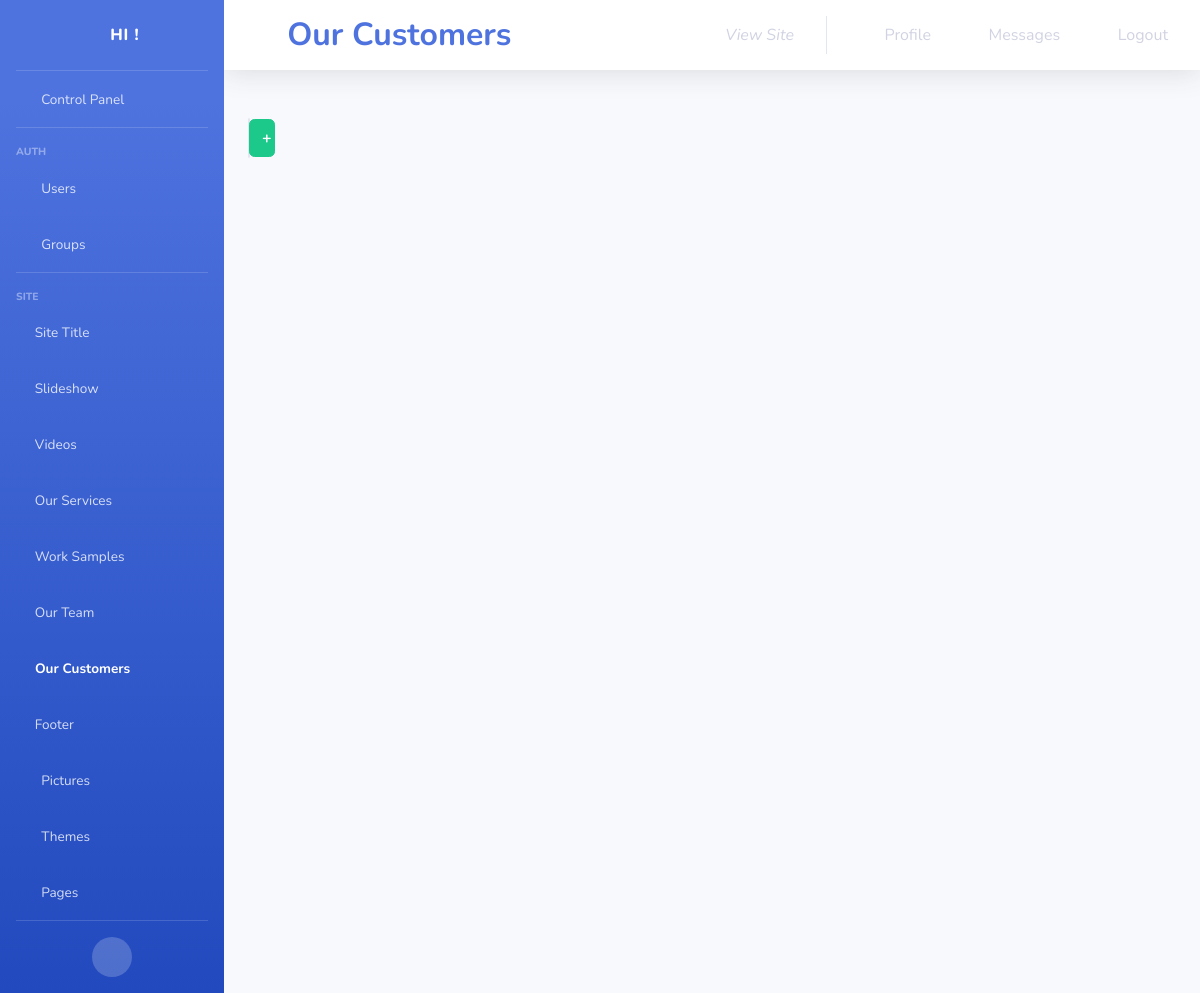
The page /control_panel/site/our-customers/ (signed in) on the database as committed earlier.
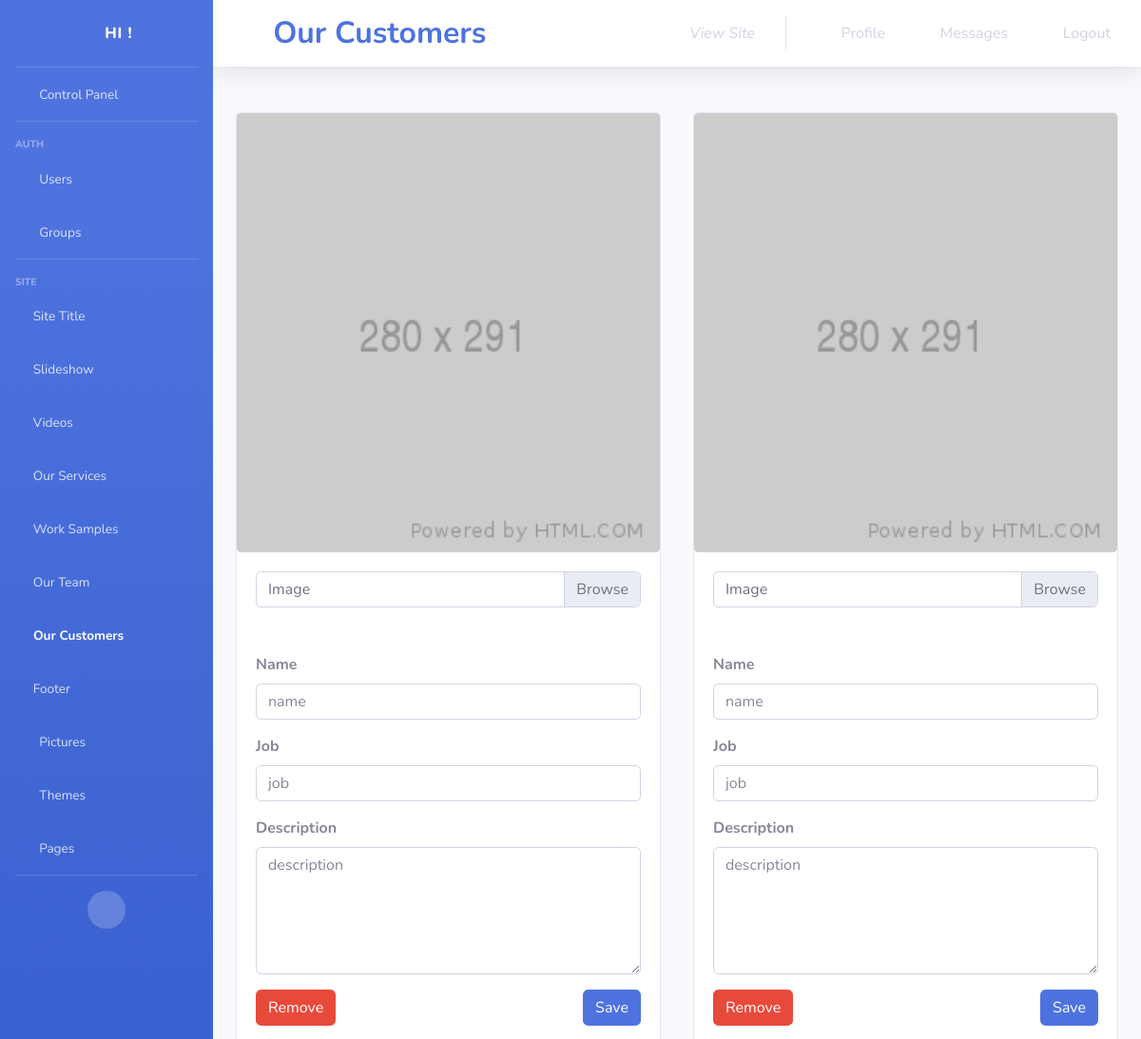
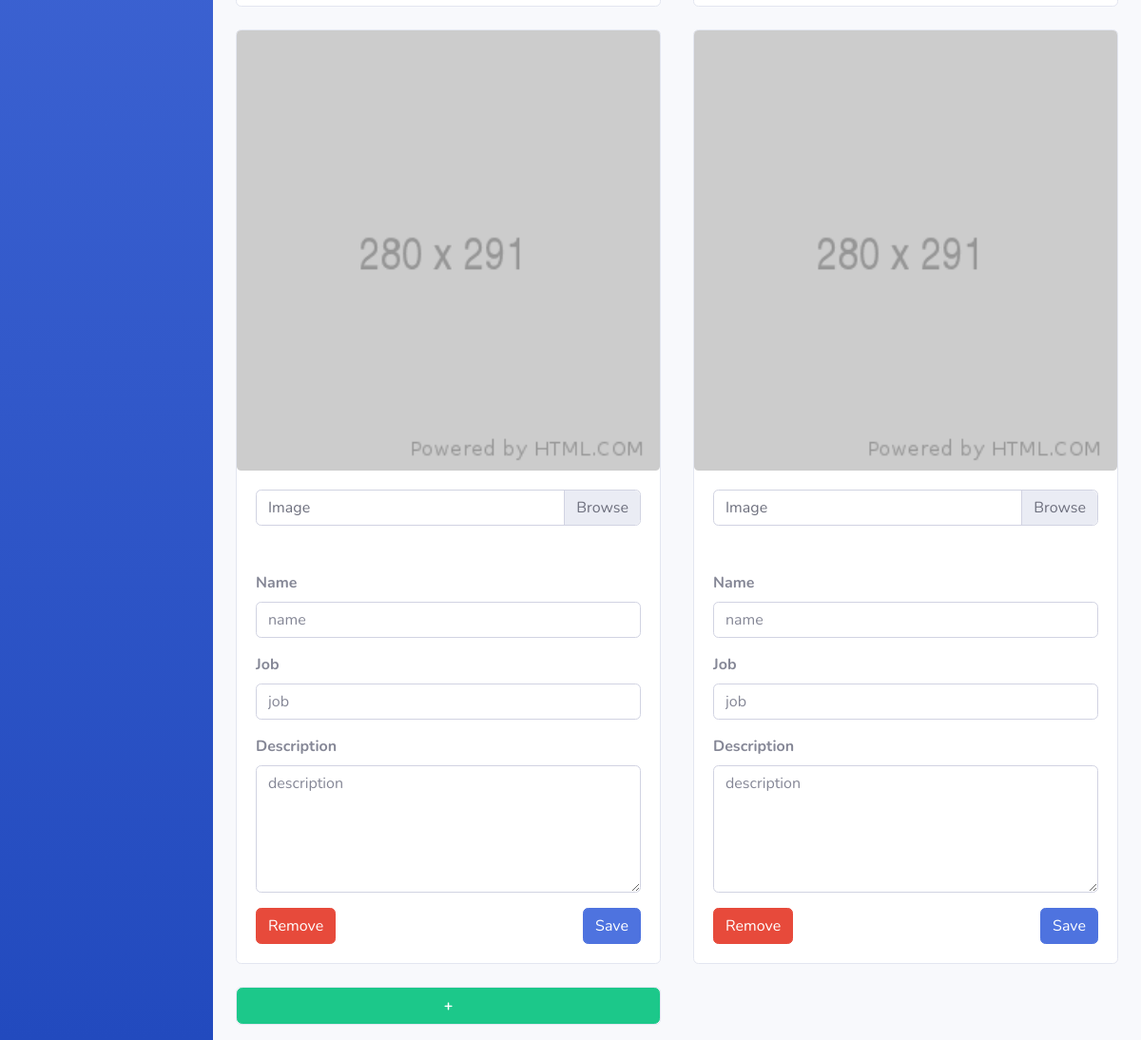
The same page on the database as committed later (2 pictures, top to bottom).
### control_panel/models.py (models this page shows)
class our_customers(models.Model):
	img=models.ImageField(upload_to='customers/img/',
						  default='customers/img/default/default.png',
						  blank=True)
	name=models.CharField(max_length=100,blank=True)
	job=models.CharField(max_length=100,blank=True)
	description=models.TextField()
	objects=ourCustomersManager()

### control_panel/views.py (the view, shortened to what this page needs)
# urls.py: path('site/our-customers/',views.our_customers_,name='control_panel/site/our-customers'),
def our_customers_(request):
	if not request.user.is_staff:
		return redirect('/')
	messages=list()
	return render(request,'control_panel/our-customers.html',
				  {
					  'messages':messages,
					  'our_customers':our_customers.objects.all()
					  })

### templates/control_panel/our-customers.html (shortened to what this page needs)
{% load static %}
<!DOCTYPE html>
<html lang="en">
<head>
	<link href="{% static 'cpanel/vendor/fontawesome-free/css/all.min.css' %}" rel="stylesheet" type="text/css">
	<link href="{% static 'cpanel/css/sb-admin-2.min.css' %}" rel="stylesheet">
</head>
<body id="page-top">
<div id="wrapper">
	<ul class="navbar-nav bg-gradient-primary sidebar sidebar-dark accordion" id="accordionSidebar">
		<a class="sidebar-brand d-flex align-items-center justify-content-center" href="/control_panel/">
			<div class="sidebar-brand-icon rotate-n-15">
				<i class="fas fa-laugh-wink"></i>
			</div>
			<div class="sidebar-brand-text mx-3">HI !<sup></sup></div>
		</a>
		<hr class="sidebar-divider my-0">
		<li class="nav-item">
			<a class="nav-link" href="/control_panel/">
				<i class="fas fa-fw fa-tachometer-alt"></i>
				<span>Control Panel</span></a>
		</li>
		<hr class="sidebar-divider">
		<div class="sidebar-heading">
			auth
		</div>
		<li class="nav-item">
			<a class="nav-link" href="/control_panel/auth/users/">
				<i class="fas fa-fw fa-user-cog"></i>
				<span>Users</span></a>
		</li>
		<li class="nav-item">
			<a class="nav-link" href="/control_panel/auth/groups/">
				<i class="fas fa-fw fa-users-cog"></i>
				<span>Groups</span></a>
		</li>
		<hr class="sidebar-divider">
		<div class="sidebar-heading">
			Site
		</div>
		<li class="nav-item">
			<a class="nav-link" href="/control_panel/site/site-title/">
				<i class="fa fa-window-maximize"></i>
				<span>Site Title</span></a>
		</li>
		<li class="nav-item">
			<a class="nav-link" href="/control_panel/site/slideshow/">
				<i class="fa fa-object-ungroup"></i>
				<span>Slideshow</span></a>
		</li>
		<li class="nav-item">
			<a class="nav-link" href="/control_panel/site/video/">
				<i class="fas fa-film"></i>
				<span>Videos</span></a>
		</li>
		<li class="nav-item">
			<a class="nav-link" href="/control_panel/site/our-services/">
				<i class="fa fa-wrench"></i>
				<span>Our Services</span></a>
		</li>
		<li class="nav-item">
			<a class="nav-link" href="/control_panel/site/work-samples/">
				<i class="fa fa-laptop-code"></i>
				<span>Work Samples</span></a>
		</li>
		<li class="nav-item">
			<a class="nav-link" href="/control_panel/site/our-team/">
				<i class="fa fa-users"></i>
				<span>Our Team</span></a>
		</li>
		<li class="nav-item active">
			<a class="nav-link" href="">
				<i class="fa fa-user-tag"></i>
				<span>Our Customers</span></a>
		</li>
		<li class="nav-item">
			<a class="nav-link" href="/control_panel/site/footer/">
				<i class="fas fa-digital-tachograph"></i>
				<span>Footer</span></a>
		</li>
		<li class="nav-item">
			<a class="nav-link" href="/control_panel/site/pictures/">
				<i class="fas fa-fw fa-images"></i>
				<span>Pictures</span></a>
		</li>
		<li class="nav-item">
			<a class="nav-link" href="/control_panel/site/themes/">
				<i class="fas fa-fw fa-brush"></i>
				<span>Themes</span></a>
		</li>
		<li class="nav-item">
			<a class="nav-link collapsed" href="#" data-toggle="collapse" data-target="#collapsePages"
			   aria-expanded="true" aria-controls="collapsePages">
				<i class="fas fa-fw fa-folder"></i>
				<span>Pages</span>
			</a>
		</li>
		<hr class="sidebar-divider d-none d-md-block">
		<div class="text-center d-none d-md-inline">
			<button class="rounded-circle border-0" id="sidebarToggle"></button>
		</div>
	</ul>
	<div id="content-wrapper" class="d-flex flex-column">
		<div id="content">
			<nav class="navbar navbar-expand navbar-light bg-white topbar mb-4 static-top shadow">
				<h1 class="fas d-none d-sm-block fa-user-tag mr-3 font-weight-bold text-primary"></h1>
				<h2 class="m-0 d-none d-sm-block font-weight-bold text-primary">Our Customers</h2>
				<ul class="navbar-nav ml-auto">
					<li class="nav-item dropdown no-arrow mx-1">
						<a class="nav-link dropdown-toggle" href="/">
							<i class="fas fa-eye fa-sm fa-fw mr-2 text-gray-400"></i>
							<i class="d-none d-sm-block">View Site</i>
						</a>
					</li>
					<li class="nav-item d-none d-sm-block dropdown no-arrow mx-1">
						<a class="nav-link dropdown-toggle" href="/control_panel/auth/users/{{ user.id }}/change/">
							<i class="fas fa-user-tie fa-sm fa-fw mr-2 text-gray-400"></i>
							Profile
						</a>
					</li>
					<li class="nav-item d-none d-sm-block dropdown no-arrow mx-1">
						<a class="nav-link dropdown-toggle" href="#">
							<i class="fas fa-envelope fa-sm fa-fw mr-2 text-gray-400"></i>
							Messages
						</a>
					</li>
					<li class="nav-item d-none d-sm-block dropdown no-arrow mx-1">
						<a class="nav-link dropdown-toggle" data-toggle="modal" data-target="#logoutModal" href="">
							<i class="fas fa-sign-out-alt fa-sm fa-fw mr-2 text-gray-400"></i>
							Logout
						</a>
					</li>
				</ul>
			</nav>
			<div class="container-fluid">
				<div class="card-deck mb-3">
					<div class="form-row">
						{% for customer in our_customers %}
							<div class="mt-4 col-lg-6 col-lg-6">
								<div class="card card-deck">
									<img class="card-img" src="{{ customer.img.url }}"
										 alt="Card image cap">
									<div class="card-body">
										<form method="POST" enctype="multipart/form-data">
											<div class="input-group mb-5">
												<div class="custom-file">
													<label class="custom-file-label"
														   for="inputGroupFile01">Image</label>
												</div>
											</div>
											<div class="form-row">
												<div class="col">
													<div class="form-group"><label><strong>Name</strong></label><input
															class="form-control" type="text"
															placeholder="{{ customer.name }}"
															name="name">
													</div>
													<div class="form-group"><label><strong>Job</strong></label><input
															class="form-control" type="text"
															placeholder="{{ customer.job }}"
															name="job">
													</div>
													<div class="form-group"><label><strong>Description</strong></label>
														<textarea class="form-control" rows="5"
																  placeholder="{{ customer.description }}"
																  name="description"></textarea></div>
												</div>
											</div>
											<button style="float: right;" class="btn btn-primary"
													value="{{ customer.id }}" type="submit"
													name="save">Save
											</button>
											<button class="btn btn-danger"
													value="{{ customer.id }}" type="submit"
													name="remove-customer">Remove
											</button>
										</form>
									</div>
								</div>
							</div>
						{% endfor %}
						<div class="mt-4 col-lg-6 col-lg-6">
							<div class="card">
								<form method="POST">
									<button type="submit" style="width:100%; height:100%"
											class="btn btn-success"
											name="Add-customer"><strong>+</strong>
									</button>
								</form>
							</div>
						</div>
					</div>
				</div>
			</div>
		</div>
	</div>
</div>
</body>
</html>

Rows that differ between the two databases and show on the page:
added our_customers: img (placeholder picture), name "name", job "job", description "description", {{ customer.id }} 6 (drawn)
added our_customers: img (placeholder picture), name "name", job "job", description "description", {{ customer.id }} 7 (drawn)
added our_customers: img (placeholder picture), name "name", job "job", description "description", {{ customer.id }} 8 (drawn)
added our_customers: img (placeholder picture), name "name", job "job", description "description", {{ customer.id }} 9 (drawn)
